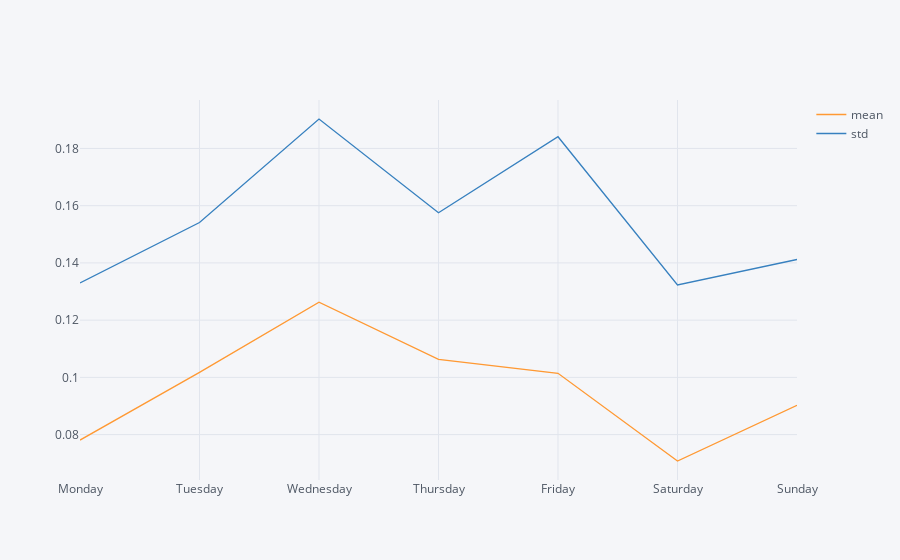

Notebook cell for this chart:
### Code cell
days = [ 'Monday', 'Tuesday', 'Wednesday', 'Thursday', 'Friday', 'Saturday', 'Sunday']
base_data = df.groupby(df['timestamp'].dt.day_name())

day_of_week_mean_df = base_data.mean().rename(columns={'energy':'mean'}).reindex(days) 
day_of_week_std_df = base_data.std().rename(columns={'energy':'std'}).reindex(days) 

all_series = pd.concat([day_of_week_mean_df, day_of_week_std_df], axis=1)
all_series.iplot()

day_of_week_min_df = base_data.min().rename(columns={'energy':'min'})
day_of_week_max_df = base_data.max().rename(columns={'energy':'max'})
print (pd.concat([day_of_week_min_df, day_of_week_max_df], axis=1))

### Figure 1 — Plotly figure (JSON) as saved in the notebook; plotly's stock layout.template omitted (floating-point values rounded to 4 significant figures)
{"data": [{"line": {"color": "rgba(255, 153, 51, 1.0)", "dash": "solid", "shape": "linear", "width": 1.3}, "mode": "lines", "name": "mean", "text": "", "type": "scatter", "x": ["Monday", "Tuesday", "Wednesday", "Thursday", "Friday", "Saturday", "Sunday"], "y": [0.07807, 0.1018, 0.1263, 0.1063, 0.1014, 0.07077, 0.09023]}, {"line": {"color": "rgba(55, 128, 191, 1.0)", "dash": "solid", "shape": "linear", "width": 1.3}, "mode": "lines", "name": "std", "text": "", "type": "scatter", "x": ["Monday", "Tuesday", "Wednesday", "Thursday", "Friday", "Saturday", "Sunday"], "y": [0.133, 0.1541, 0.1903, 0.1575, 0.1841, 0.1323, 0.1412]}], "layout": {"legend": {"bgcolor": "#F5F6F9", "font": {"color": "#4D5663"}}, "paper_bgcolor": "#F5F6F9", "plot_bgcolor": "#F5F6F9", "title": {"font": {"color": "#4D5663"}}, "xaxis": {"gridcolor": "#E1E5ED", "showgrid": true, "tickfont": {"color": "#4D5663"}, "title": {"font": {"color": "#4D5663"}, "text": ""}, "zerolinecolor": "#E1E5ED"}, "yaxis": {"gridcolor": "#E1E5ED", "showgrid": true, "tickfont": {"color": "#4D5663"}, "title": {"font": {"color": "#4D5663"}, "text": ""}, "zerolinecolor": "#E1E5ED"}}}
